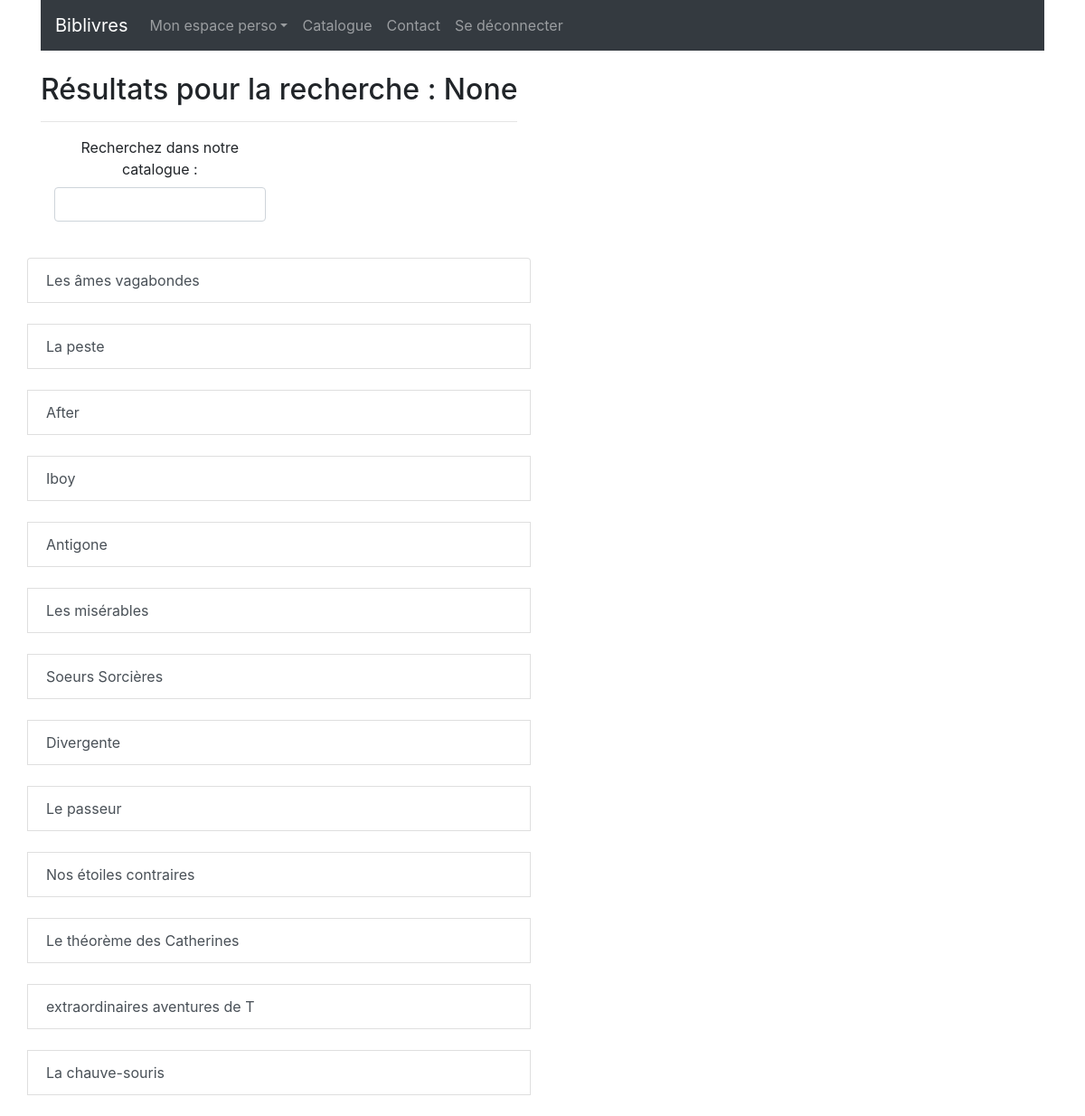
The page /polls/search/ (signed in) on the database its author committed.
### polls/models.py (models this page shows, shortened)
class Livre(models.Model):
    nomAuteur = models.CharField(max_length=20)
    prenomAuteur = models.CharField(max_length=20)
    titre = models.CharField(max_length=30)
    disponible=models.BooleanField(default=True)
    empruntable=models.BooleanField(default=False)
    support=models.CharField(null=True, blank=True,max_length=15)
    categorie=models.CharField(null=True, blank=True,max_length=30)
    theme=models.CharField(null=True, blank=True,max_length=30)
    date_publication=models.DateField(null=True, blank=True)
    cree_le=models.DateField(default=timezone.now())
    supprime_le=models.DateField(null=True, blank=True)

### polls/views.py (the view)
def search(request):    #permet la recherche de livres, CD ou autre à l'aide du titre, du prénom ou du nom de l'auteur
    query = request.GET.get('query')
    if not query:
        livres = Livre.objects.all()
    else:
        livres = Livre.objects.filter(Q(titre__icontains=query)|Q(prenomAuteur__icontains=query)|Q(nomAuteur__icontains=query))
    title = "Résultats pour la recherche  : %s"%query
    context = {
        'livres': livres,
        'title': title
    }
    return render(request, 'polls/search.html', context)

### polls/templates/polls/search.html
{% extends 'polls/base.html' %}
{% block content %}
    {% include 'polls/list.html' with list_title=title %}
{% endblock %}

### polls/templates/polls/list.html
<div class="col-lg-12">
    <h2 class="intro-text text-center">{{ list_title }}
    </h2>
    <hr class="detail-separator">
</div>
{% include 'polls/search_form.html' %}
<br>
{% if livres|length_is:"0" %}
    <div class="text-center">
      Malheureusement, aucun livre ne correspond à votre recherche dans le catalogue Biblivres.
    </div>
{% else %}
<div class="list-group">
    {% for livre in livres %}
    <a href="{% url 'polls:detail' pk=livre.id %}" class="list-group-item list-group-item-action">{{livre.titre}}</a>
     <br/>
    {% endfor %}
</div>
{% endif %}

### rows shown on the page
Livre: titre "Les âmes vagabondes"
Livre: titre "La peste"
Livre: titre "After"
Livre: titre "Iboy"
Livre: titre "Antigone"
Livre: titre "Les misérables"
Livre: titre "Soeurs Sorcières"
Livre: titre "Divergente"
Livre: titre "Le passeur"
Livre: titre "Nos étoiles contraires"
Livre: titre "Le théorème des Catherines"
Livre: titre "extraordinaires aventures de T"
Livre: titre "La chauve-souris"

### other values the page prints
{{ list_title }} "Résultats pour la recherche : None"
